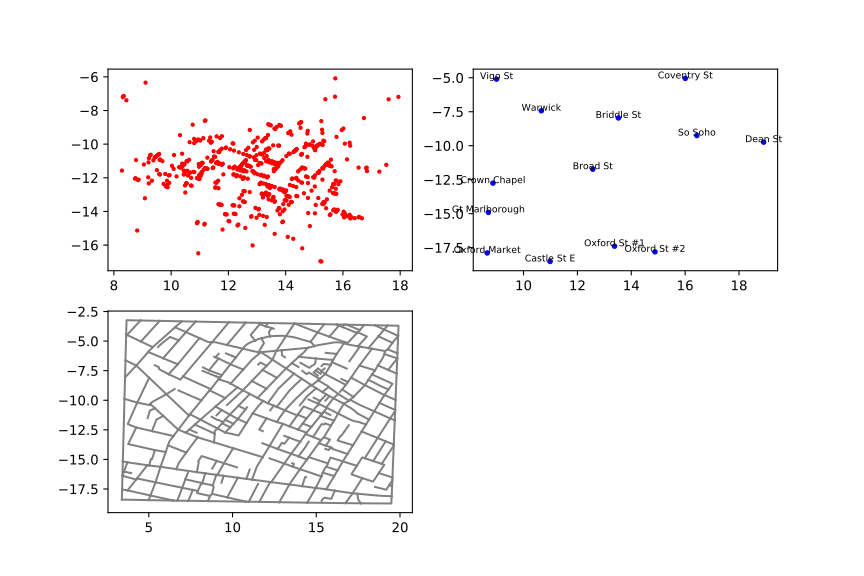

Generate this figure with Python:
import matplotlib.pyplot as plt
import csv
fig = plt.figure(figsize=(9,6))
ax=fig.add_subplot(2,2,1)
#ax = plt.axes()
#deaths
l_x=[]
l_y=[]
#csv読み込み
with open("Snow.deaths.csv") as f:
    reader=csv.reader(f)
    l=[row for row in reader]
#float変換
for i in range(1,len(l)):
    l_x.append(float(l[i][2]))
    l_y.append(-float(l[i][3]))
ax.scatter(l_x,l_y,c="red",s=5)
#地図表示
plt.show()

#pumps
l_x=[]
l_y=[]
label=[]
#ax2 = plt.axes()
ax2=fig.add_subplot(2,2,2)
#csv読み込み
with open("Snow.pumps.csv") as f:
    reader=csv.reader(f)
    l1=[row for row in reader]
#float変換
for i in range(1,len(l1)):
    label.append(l1[i][2])
    l_x.append(float(l1[i][3]))
    l_y.append(-float(l1[i][4]))
for i in range(len(l1)-1):
    ax2.text(l_x[i],l_y[i],label[i],size=7,color="black",horizontalalignment="center")
ax2.scatter(l_x,l_y,c="blue",s=10)
#地図表示
plt.show()

#streets
x1=[]
y1=[]
n=[]
#ax3 = plt.axes()
ax3=fig.add_subplot(2,2,3)
#csv読み込み
with open("Snow.streets.csv") as f:
    reader=csv.reader(f)
    l2=[row for row in reader]
#float変換
for i in range(1,len(l2)):
    x1.append(float(l2[i][3]))
    y1.append(-float(l2[i][4]))
    n.append(int(l2[i][2]))
    num=int(l2[-1][1])
space=0
sx=[]
sy=[]
#折れ線の作成
for i in range(num):
    for j in range(n[space]):
        sx.append(x1[space])
        sy.append(y1[space])
        space+=1
    plt.plot(sx,sy,color="gray")
    ax3.plot(sx,sy,color="gray")
    sx=[]
    sy=[]
#ax3.set_aspect('equal')
#地図表示
plt.show()

#svg変換
fig.savefig("map2.svg",dpi=300)
